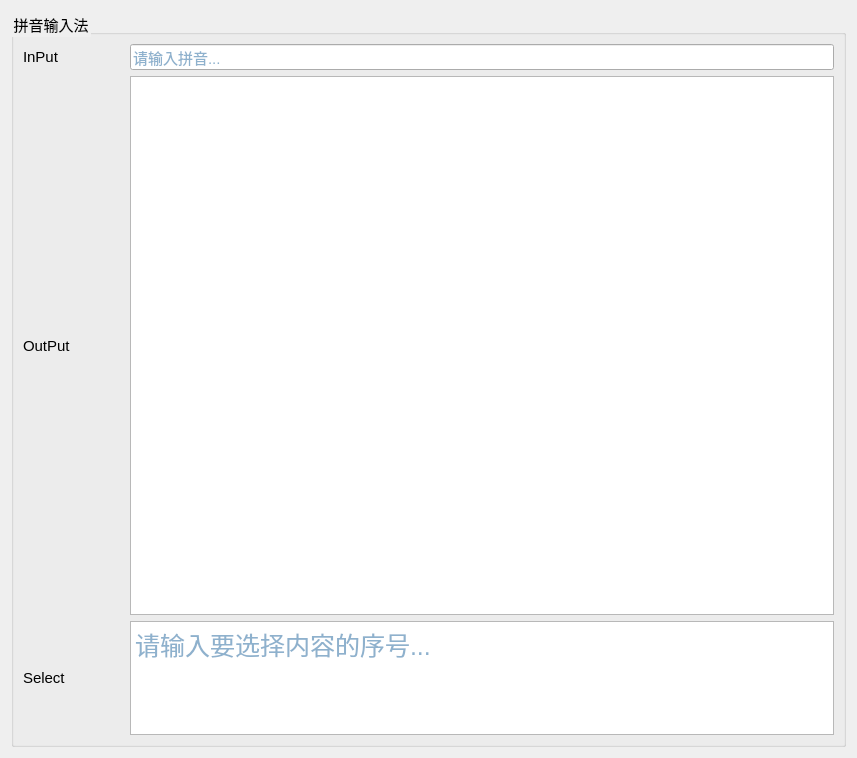
<?xml version="1.0" encoding="UTF-8"?>
<ui version="4.0">
 <class>Form</class>
 <widget class="QWidget" name="Form">
  <property name="geometry">
   <rect>
    <x>0</x>
    <y>0</y>
    <width>857</width>
    <height>758</height>
   </rect>
  </property>
  <property name="windowTitle">
   <string>Form</string>
  </property>
  <property name="styleSheet">
   <string notr="true"/>
  </property>
  <layout class="QHBoxLayout" name="horizontalLayout_5">
   <item>
    <layout class="QVBoxLayout" name="verticalLayout_2" stretch="4">
     <item>
      <widget class="QGroupBox" name="groupBox">
       <property name="styleSheet">
        <string notr="true">* {	
	font-family:微软雅黑;
	font-size:15px;
	color: black;
}</string>
       </property>
       <property name="title">
        <string>拼音输入法</string>
       </property>
       <layout class="QHBoxLayout" name="horizontalLayout_6">
        <item>
         <layout class="QVBoxLayout" name="verticalLayout_3" stretch="5,1">
          <item>
           <layout class="QVBoxLayout" name="verticalLayout" stretch="1,7">
            <item>
             <layout class="QHBoxLayout" name="horizontalLayout" stretch="1,7">
              <item>
               <widget class="QLabel" name="label">
                <property name="styleSheet">
                 <string notr="true">* {	
	font-family:微软雅黑;
	font-size:15px;
	color: black;
}</string>
                </property>
                <property name="text">
                 <string>InPut</string>
                </property>
               </widget>
              </item>
              <item>
               <widget class="QLineEdit" name="lineEdit">
                <property name="styleSheet">
                 <string notr="true">* {	
	font-family:微软雅黑;
	font-size:15px;
	color: #1d649c;
}</string>
                </property>
                <property name="placeholderText">
                 <string>请输入拼音...</string>
                </property>
               </widget>
              </item>
             </layout>
            </item>
            <item>
             <layout class="QHBoxLayout" name="horizontalLayout_2" stretch="1,7">
              <item>
               <widget class="QLabel" name="label_2">
                <property name="styleSheet">
                 <string notr="true">* {	
	font-family:微软雅黑;
	font-size:15px;
	color: black;
}</string>
                </property>
                <property name="text">
                 <string>OutPut</string>
                </property>
               </widget>
              </item>
              <item>
               <widget class="QTextBrowser" name="textBrowser">
                <property name="styleSheet">
                 <string notr="true">* {	
	font-family:微软雅黑;
	font-size:25px;
	color: #1d649c;
}</string>
                </property>
               </widget>
              </item>
             </layout>
            </item>
           </layout>
          </item>
          <item>
           <layout class="QHBoxLayout" name="horizontalLayout_4" stretch="1,7">
            <item>
             <widget class="QLabel" name="label_3">
              <property name="styleSheet">
               <string notr="true">* {	
	font-family:微软雅黑;
	font-size:15px;
	color: black;
}* {	
	font-family:微软雅黑;
	font-size:15px;
	color: black;
}</string>
              </property>
              <property name="text">
               <string>Select</string>
              </property>
             </widget>
            </item>
            <item>
             <widget class="QTextEdit" name="textEdit_2">
              <property name="styleSheet">
               <string notr="true">* {	
	font-family:微软雅黑;
	font-size:25px;
	color: #1d649c;
}</string>
              </property>
              <property name="placeholderText">
               <string>请输入要选择内容的序号...</string>
              </property>
             </widget>
            </item>
           </layout>
          </item>
         </layout>
        </item>
       </layout>
      </widget>
     </item>
    </layout>
   </item>
  </layout>
 </widget>
 <resources/>
 <connections/>
</ui>
